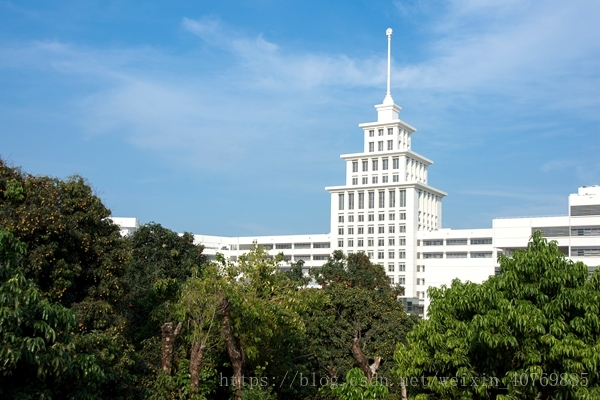
#> input picture 图像处理/图像国风化/3.jpg, 600 x 400 px
$ python shuimo.py
#> lines starting #> are read from the running program, lines starting #| are printed output that depends on the picture
import cv2
import numpy as np
import math
from scipy import signal

img = cv2.imread('./3.jpg')
#> img is the input picture: shape (400, 600, 3); mean B, G, R 144.1, 134.5, 106.6
im = cv2.cvtColor(img, cv2.COLOR_RGB2GRAY)
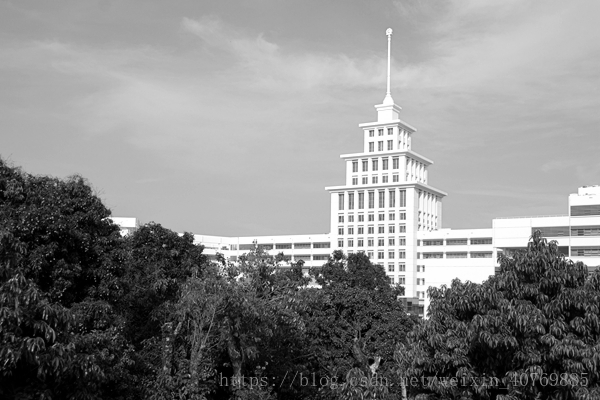
#> im: shape (400, 600); min 0, max 255, mean 134.2

def laplacia(image, _bou='fill'):
    # kernel = np.array([[0,-1,0],[-1,4,-1],[0,-1,0]],np.float32)
#> called with _bou = 'symm'
    nkernel = np.array([[0,1,0],[1,-4,1],[0,1,0]],np.float32)
    mkernel = np.array([[2,0,2],[0,-8,0],[2,0,2]],np.float32)
    i_conv_lap = signal.convolve2d(image,mkernel,mode='same',boundary=_bou,fillvalue=0)
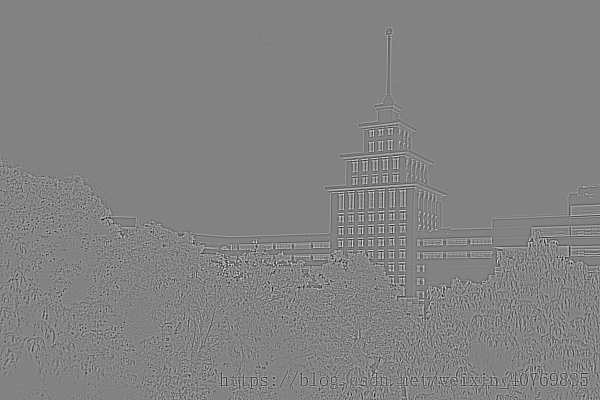
#> i_conv_lap: shape (400, 600) float32; min -1266, max 1202, mean 0; drawn with min black and max white
    # i_conv_lap = signal.convolve2d(i_conv_lap,nkernel,mode='same',boundary=_bou,fillvalue=0)
    return i_conv_lap


i_conv_lap = laplacia(im,'symm')
asb = np.copy(i_conv_lap)
asb = asb.astype(np.float32)
asb[asb>=0] = 125
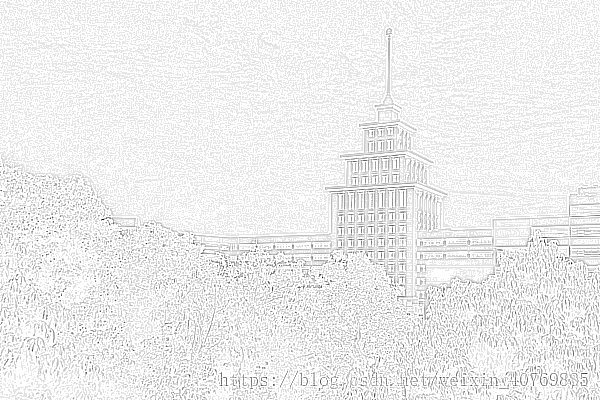
#> asb: shape (400, 600) float32; min -1266, max 125, mean 33.8; drawn with min black and max white
asb[asb<0] = 125 *(1-np.tanh(asb[asb<0]))
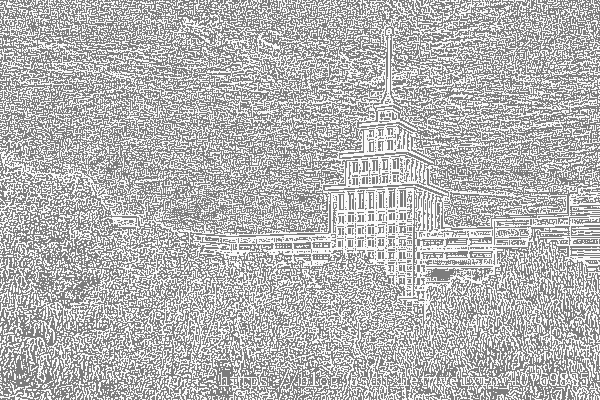
#> asb: shape (400, 600) float32; min 125, max 250, mean 181.6

asb = asb.astype(np.uint8)
asb = 255 -asb
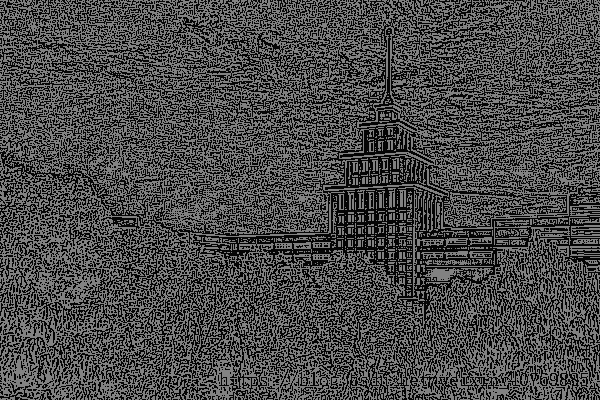
#> asb: shape (400, 600); min 5, max 130, mean 73.5
cv2.imshow('asb',asb)
# cv2.imwrite('edge_laplacian.jpg',asb)
cv2.waitKey(0)
cv2.destroyAllWindows()

$ run again, with 图像处理/图像国风化/0.jpg copied over 图像处理/图像国风化/3.jpg
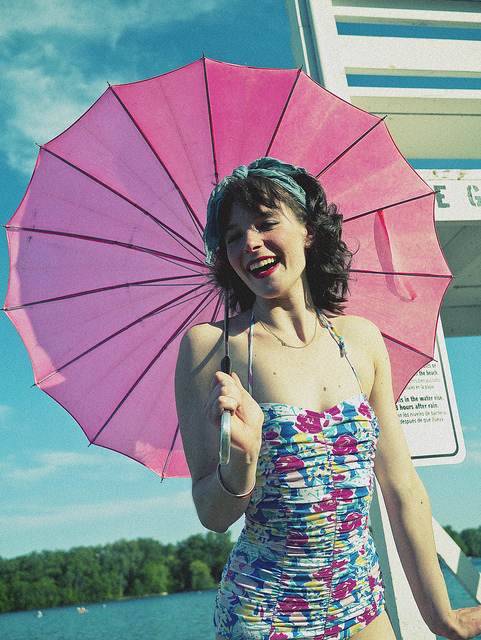
#> input picture 图像处理/图像国风化/0.jpg, 481 x 640 px
#> img is the input picture: shape (640, 481, 3); mean B, G, R 151.3, 140.4, 142.7
#> in laplacia, `i_conv_lap = signal.convolve2d(image,mkernel,mode='same',boundary=_bou..`:
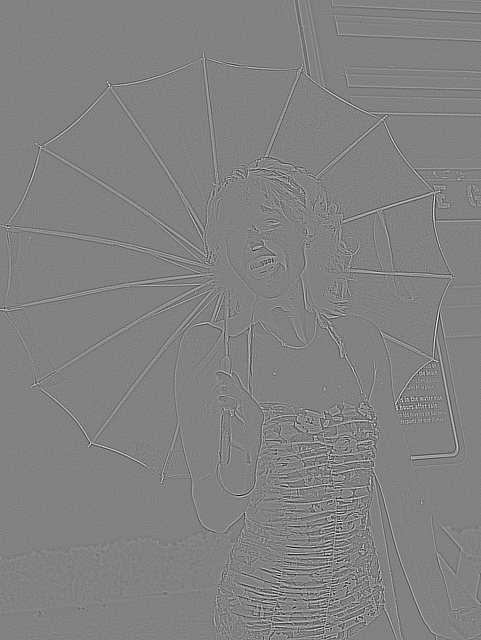
#> i_conv_lap: shape (640, 481) float32; min -1380, max 1324, mean 0; drawn with min black and max white
#> `asb = 255 -asb`:
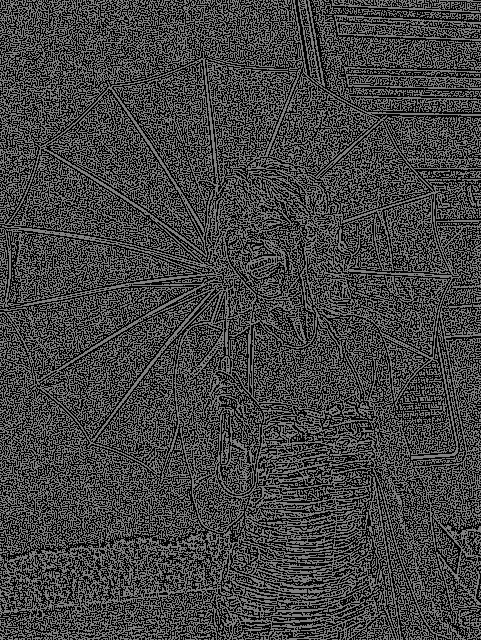
#> asb: shape (640, 481); min 5, max 130, mean 68.2

$ run again, with 图像处理/图像国风化/1.jpg copied over 图像处理/图像国风化/3.jpg
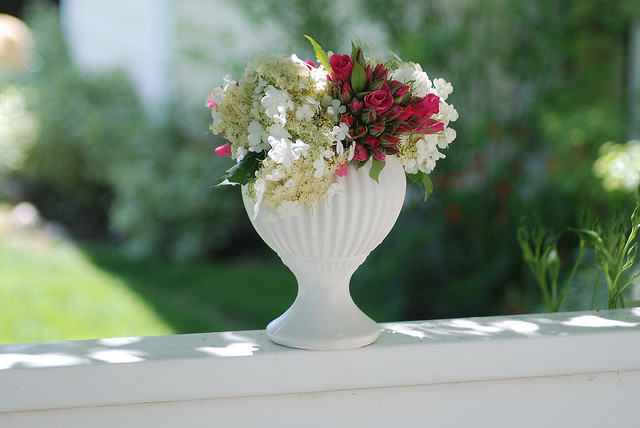
#> input picture 图像处理/图像国风化/1.jpg, 640 x 428 px
#> img is the input picture: shape (428, 640, 3); mean B, G, R 119.3, 137.8, 122.6
#> in laplacia, `i_conv_lap = signal.convolve2d(image,mkernel,mode='same',boundary=_bou..`:
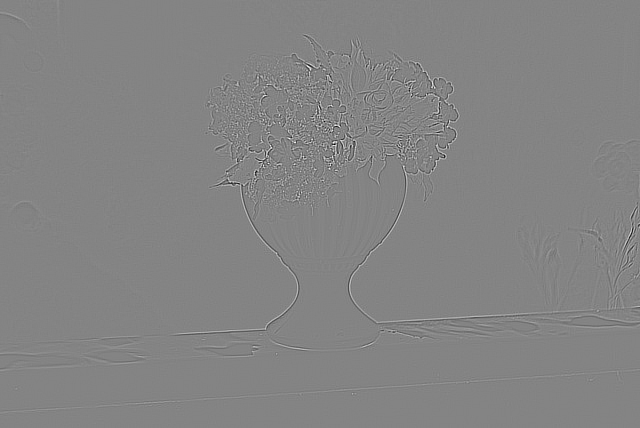
#> i_conv_lap: shape (428, 640) float32; min -1168, max 1088, mean 0; drawn with min black and max white
#> `asb = 255 -asb`:
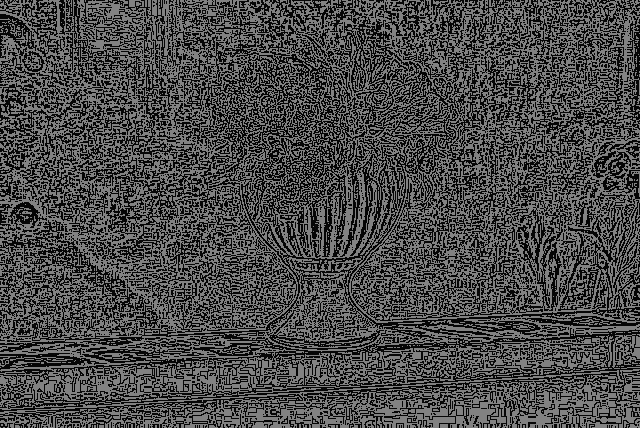
#> asb: shape (428, 640); min 5, max 130, mean 73.6
